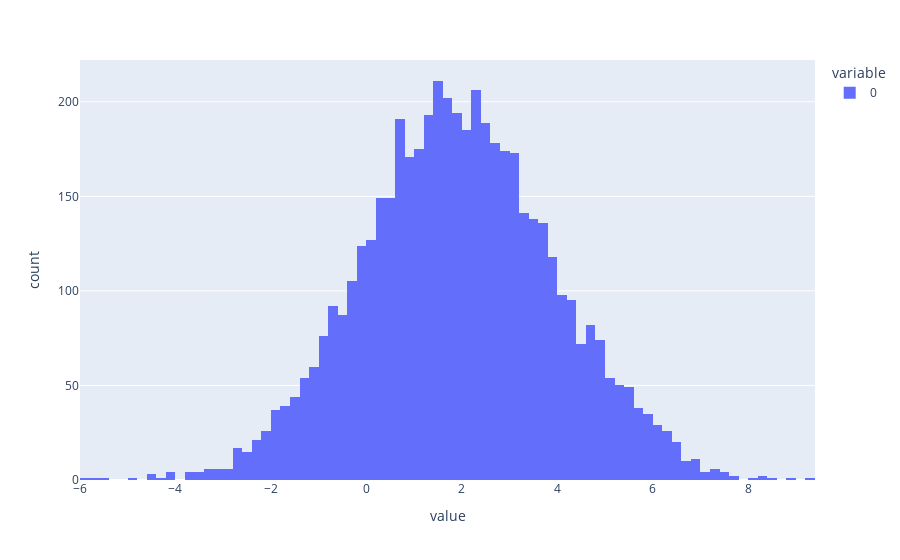
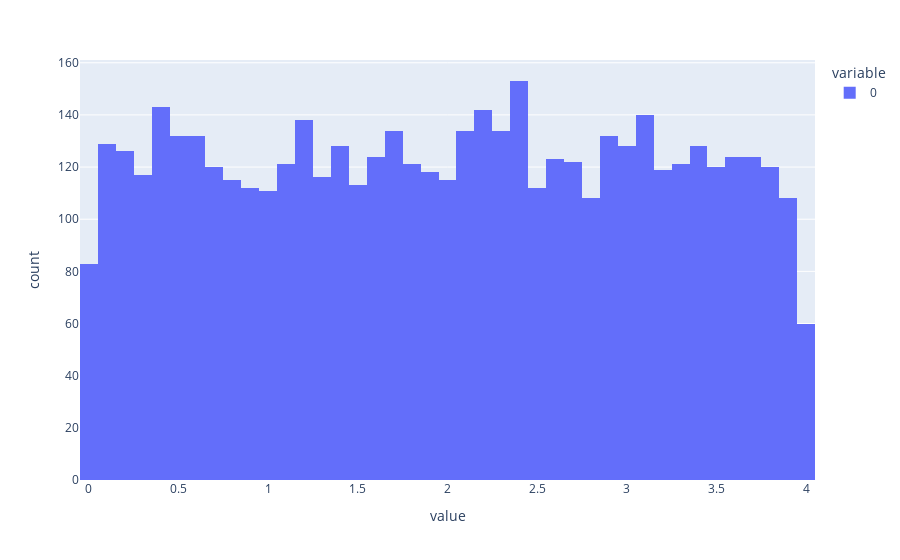

Source (notebook cell) for these figures, in order:
### Code cell
px.histogram(data1).show()
px.histogram(data2).show()

### Figure 1 — Plotly figure (JSON) as saved in the notebook; plotly's stock layout.template omitted (floating-point values rounded to 4 significant figures; data arrays with more than 128 entries replaced by an {"elided": "..."} marker saying what was removed)
{"data": [{"alignmentgroup": "True", "bingroup": "x", "hovertemplate": "variable=0<br>value=%{x}<br>count=%{y}<extra></extra>", "legendgroup": "0", "marker": {"color": "#636efa"}, "name": "0", "offsetgroup": "0", "orientation": "v", "showlegend": true, "type": "histogram", "x": {"elided": "5000 float values"}, "xaxis": "x", "yaxis": "y"}], "layout": {"barmode": "relative", "legend": {"title": {"text": "variable"}, "tracegroupgap": 0}, "margin": {"t": 60}, "xaxis": {"anchor": "y", "domain": [0, 1], "title": {"text": "value"}}, "yaxis": {"anchor": "x", "domain": [0, 1], "title": {"text": "count"}}}}

### Figure 2 — Plotly figure (JSON) as saved in the notebook; plotly's stock layout.template omitted (floating-point values rounded to 4 significant figures; data arrays with more than 128 entries replaced by an {"elided": "..."} marker saying what was removed)
{"data": [{"alignmentgroup": "True", "bingroup": "x", "hovertemplate": "variable=0<br>value=%{x}<br>count=%{y}<extra></extra>", "legendgroup": "0", "marker": {"color": "#636efa"}, "name": "0", "offsetgroup": "0", "orientation": "v", "showlegend": true, "type": "histogram", "x": {"elided": "5000 float values"}, "xaxis": "x", "yaxis": "y"}], "layout": {"barmode": "relative", "legend": {"title": {"text": "variable"}, "tracegroupgap": 0}, "margin": {"t": 60}, "xaxis": {"anchor": "y", "domain": [0, 1], "title": {"text": "value"}}, "yaxis": {"anchor": "x", "domain": [0, 1], "title": {"text": "count"}}}}
